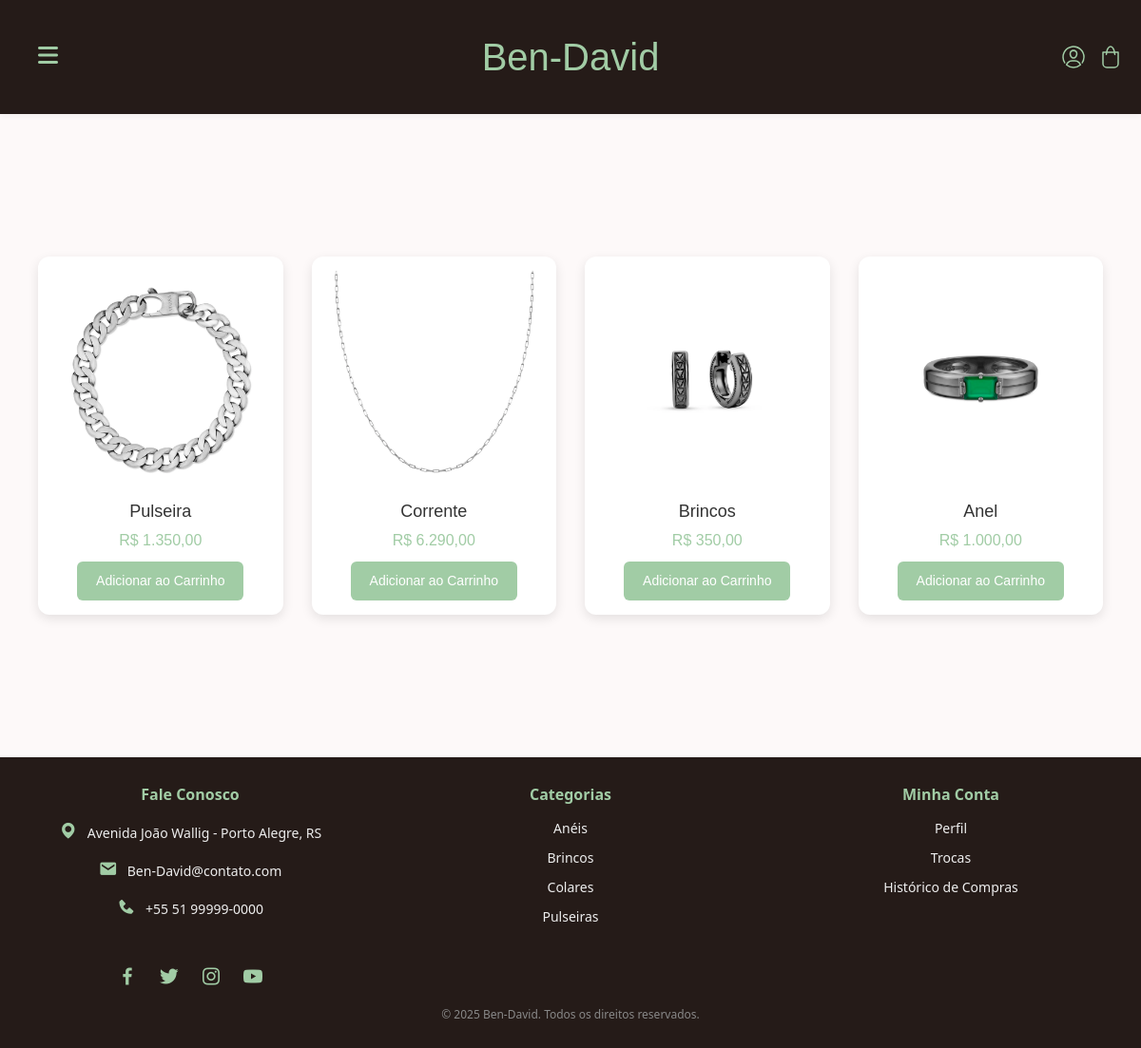
Before: /produtos.php with the older database file.
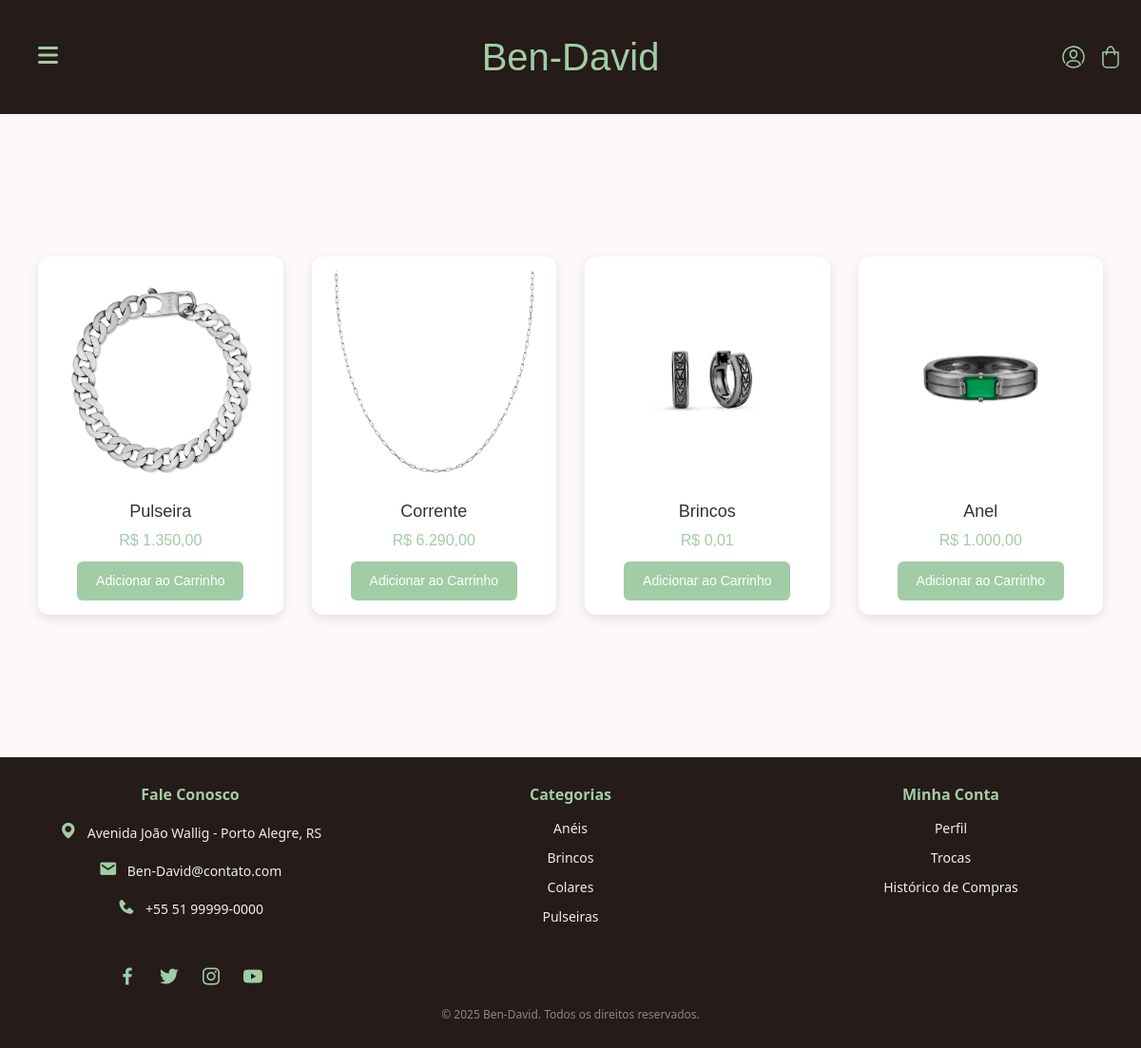
After: the same page with the newer database file.
### tables this page shows
CREATE TABLE `produto` (
  `id` bigint(20) NOT NULL,
  `nome` varchar(100) DEFAULT NULL,
  `descricao` text DEFAULT NULL,
  `preco` decimal(10,2) DEFAULT NULL,
  `estoque` int(11) DEFAULT NULL,
  `data_cadastro` datetime DEFAULT NULL,
  `ativo` tinyint(1) DEFAULT NULL,
  `categoria_id` bigint(20) DEFAULT NULL
);

CREATE TABLE `imagemproduto` (
  `id` bigint(20) NOT NULL,
  `url_imagem` varchar(255) DEFAULT NULL,
  `principal` tinyint(1) DEFAULT NULL,
  `produto_id` bigint(20) DEFAULT NULL
);

### models/Produto.php (called while the page is built, shortened)
<?php
class Produto {
    private $pdo;
    public function __construct($pdo) {
        $this->pdo = $pdo;
    }
    public function getImagemPrincipal(int $produtoId): ?string
    {
        $sql = "SELECT url_imagem
                  FROM imagemproduto
                 WHERE produto_id = :id
                 ORDER BY principal DESC, id ASC
                 LIMIT 1";
        $stmt = $this->pdo->prepare($sql);
        $stmt->execute([':id' => $produtoId]);
        $row = $stmt->fetch(PDO::FETCH_ASSOC);
        return $row['url_imagem'] ?? null;
    }
    public function getAllAtivos(): array
    {
        $sql = "SELECT * FROM produto WHERE ativo = 1 ORDER BY data_cadastro DESC, id DESC";
        $stmt = $this->pdo->query($sql);
        return $stmt->fetchAll(PDO::FETCH_ASSOC);
    }
}

### produtos.php (the view, shortened to what this page needs)
<?php include 'header.php'; ?>
<?php include 'models/Produto.php'; ?>
<!DOCTYPE html>
<html lang="pt-br">
<head>
  <link rel="stylesheet" href="_css/produtos.css">
  <link href="https://unpkg.com/boxicons@2.1.4/css/boxicons.min.css" rel="stylesheet" />
</head>
<body>
<main style="background-color: #fdf9f9;">
  <section class="produtos-section">
    <?php
    $categoriaSelecionada = $_GET['categoria'] ?? null;
    ?>
    <div class="produtos-grid-container">
      <div class="produtos-grid">
        <?php
        $produtoModel = new Produto($pdo);
        if ($categoriaSelecionada) {
          $produtos = $produtoModel->getByCategoriaNome($categoriaSelecionada);
        } else {
          $produtos = $produtoModel->getAllAtivos();
        }
        foreach ($produtos as $produto) :
          $urlImagem = $produtoModel->getImagemPrincipal($produto['id']) ?? '_images/padrao.jpg';
        ?>
          <div class="produto-card">
            <a href="produto.php?id=<?= $produto['id'] ?>">
              <img src="<?= $urlImagem ?>" alt="<?= htmlspecialchars($produto['nome']) ?>" />
            </a>
            <div class="produto-card-info">
              <h3><?= htmlspecialchars($produto['nome']) ?></h3>
              <p class="preco">R$ <?= number_format($produto['preco'], 2, ',', '.') ?></p>
              <button class="btn btn-primary btn-add-carrinho" data-produto-id="<?= $produto['id'] ?>">
                Adicionar ao Carrinho
              </button>
            </div>
          </div>
        <?php endforeach; ?>
      </div>
    </div>
  </section>
</main>
<?php include 'footer.php'; ?>

Changed rows visible on the page:
changed produto "Brincos": preco "350,00" → "0,01"
